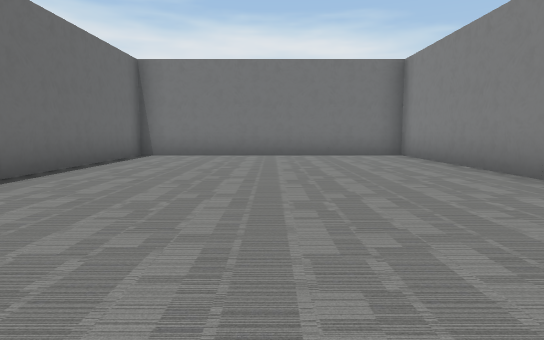
[1] (above)

21 first-person views from a walk through a 3-D level made in the Unity game engine. The camera is 1.2 m above the floor, tilts 6° down and sees 75° across. The floor is counted in squares, 2 m on a side. Each view is taken from the middle of a square. On the plan, view 1 faces up. The plan holds only what a view shows up to about 10 squares ahead; the rest is blank. The place goes on beyond the plan. The player character is not drawn. Some animated figures are not drawn.

[2]
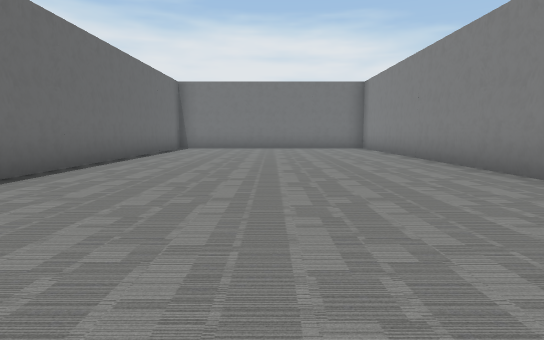

[3]
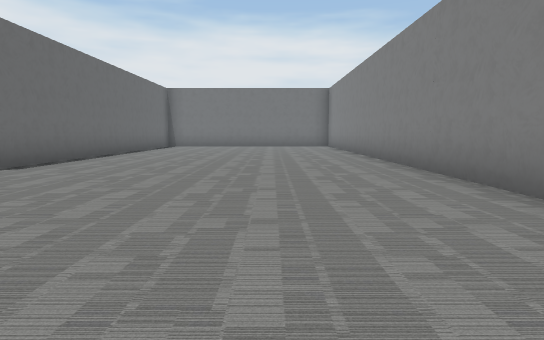

[4]
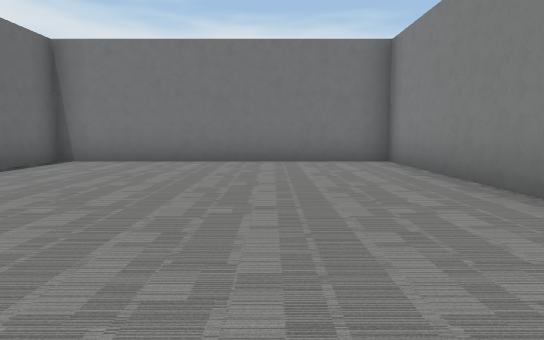

[5]
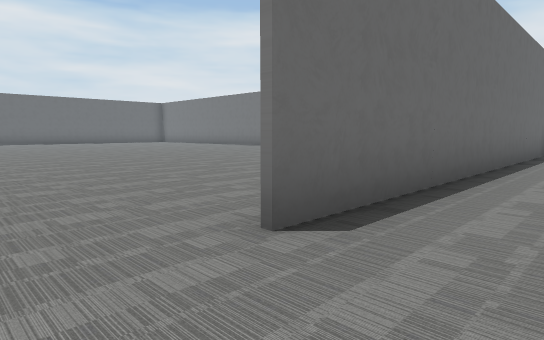

[6]
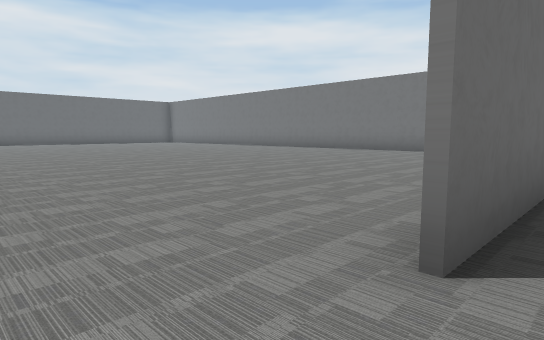

[7]
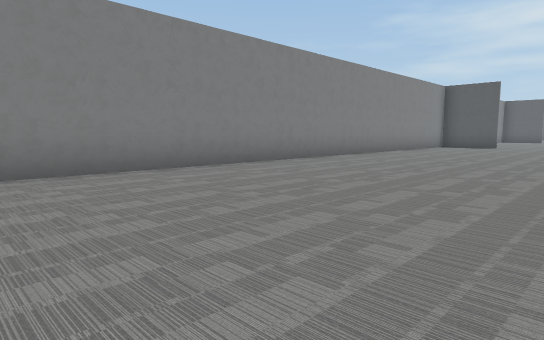

[8]
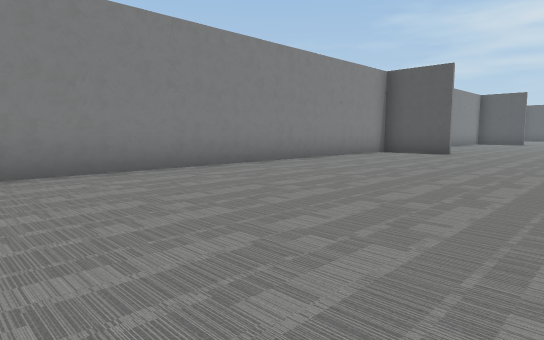

[9]
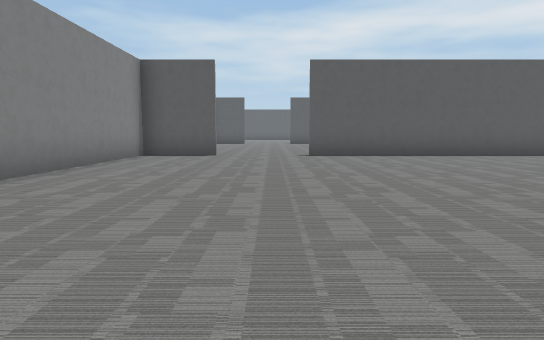

[10]
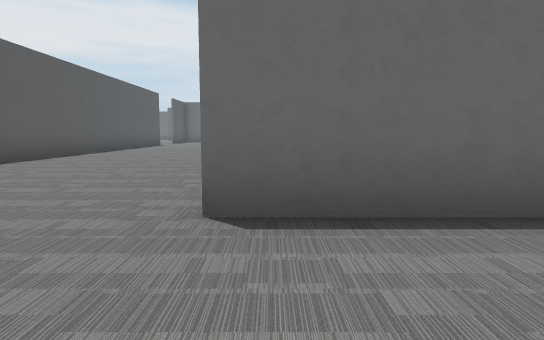

[11]
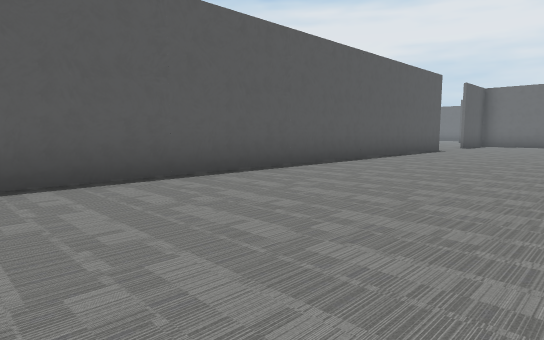

[12]
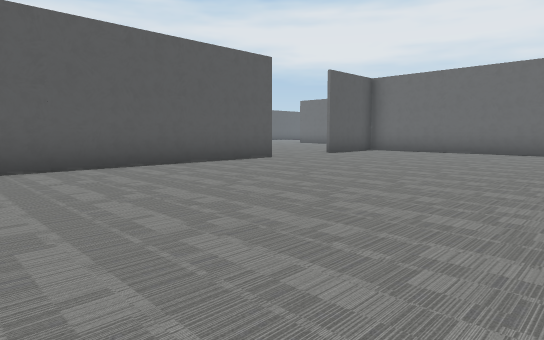

[13]
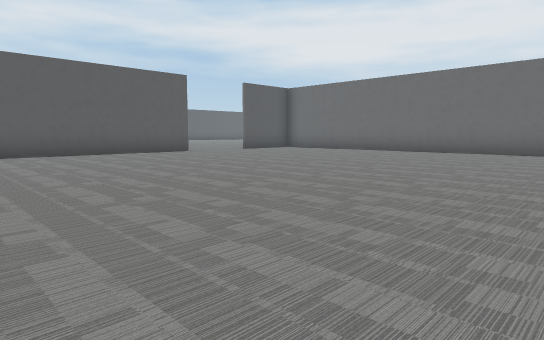

[14]
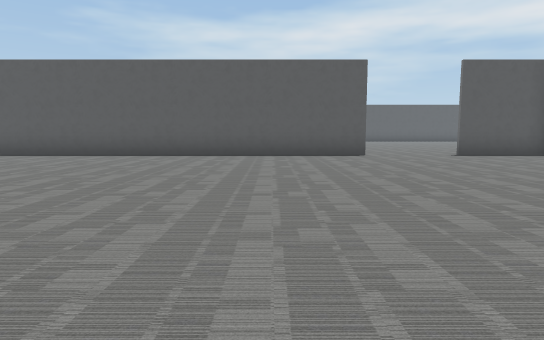

[15]
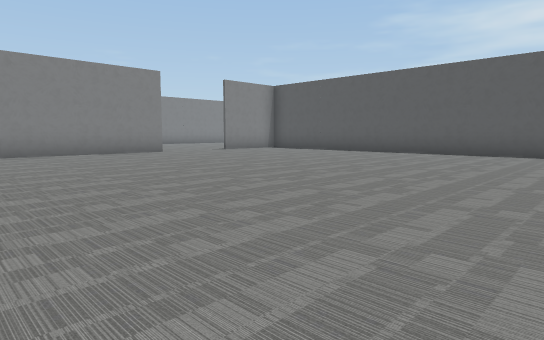

[16]
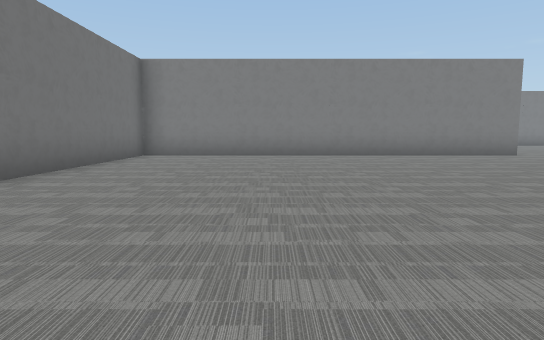

[17]
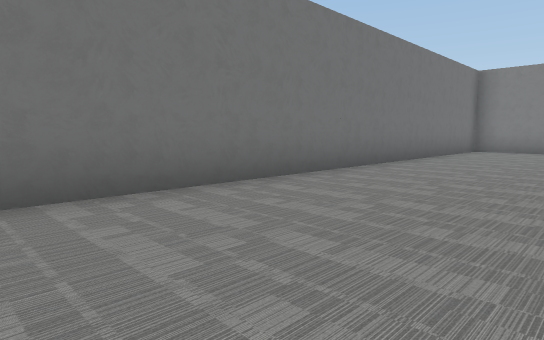

[18]
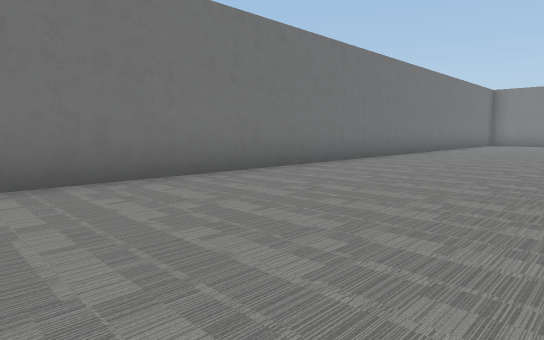

[19]
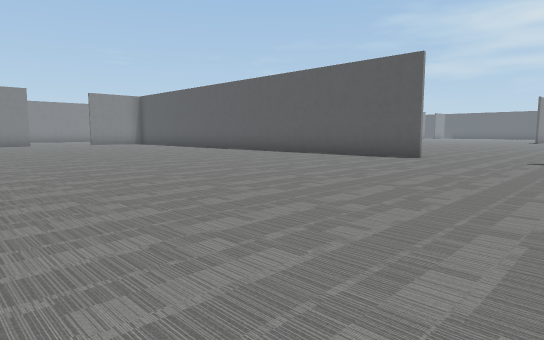

[20]
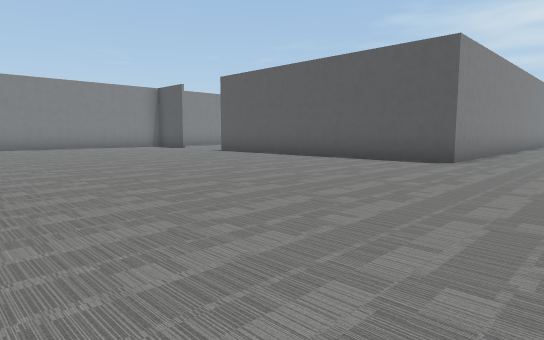

[21]
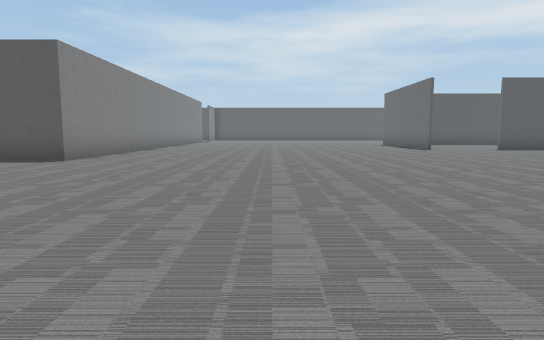

### Floor plan
Points are (right, up) in squares from view 1. A wall is a line through its corners. A room is listed if a view was taken in it or the views show most of it. See-through windows are left out.
Room 1 (views 1, 2, 3, 4, 5, 6, 7, 8, 9, 10, 20, 21)
walls: (-8.6, -19.5) (-8.6, -15.5) (-1, -15.5); (1.4, -15.5) (3.4, -15.5) (3.4, 9.4) (-4.1, 9.4); (-3.5, 9.5) (-3.5, -0.5)
ways out: opening at (-20.5, -6.8) to room 2; opening at (-4, -1.5) to room 2
Room 2 (views 11, 12, 13, 14, 15, 16, 17, 18, 19)
walls: (-18.6, -5.5) (-6.5, -5.5); (-3.6, -0.6) (-3.6, 9.5); (-22.5, -5.5) (-21, -5.5); (-4.1, 9.4) (-21.5, 9.4)
ways out: opening at (-20.5, -6.8) to room 1; opening at (-4, -1.5) to room 1

Where each view was taken, in squares from view 1:
view 1: 0 up, 0 right, facing up
view 2: 4 down, 0 right, facing up
view 3: 6 down, 1 right, facing up
view 4: 2 up, 1 right, facing up
view 5: 2 down, 2 left, facing up-left
view 6: 2 down, 3 left, facing up-left
view 7: 0 up, 2 left, facing down-right
view 8: 5 down, 2 left, facing down-right
view 9: 6 down, 0 right, facing down
view 10: 0 up, 1 left, facing left
view 11: 1 down, 6 left, facing down-left
view 12: 1 up, 12 left, facing down-left
view 13: 5 up, 12 left, facing down-left
view 14: 4 up, 16 left, facing down
view 15: 5 up, 14 left, facing down-right
view 16: 6 up, 13 left, facing right
view 17: 6 up, 16 left, facing up-right
view 18: 5 up, 22 left, facing up-right
view 19: 3 up, 22 left, facing down-right
view 20: 8 down, 11 left, facing down-right
view 21: 8 down, 13 left, facing down
